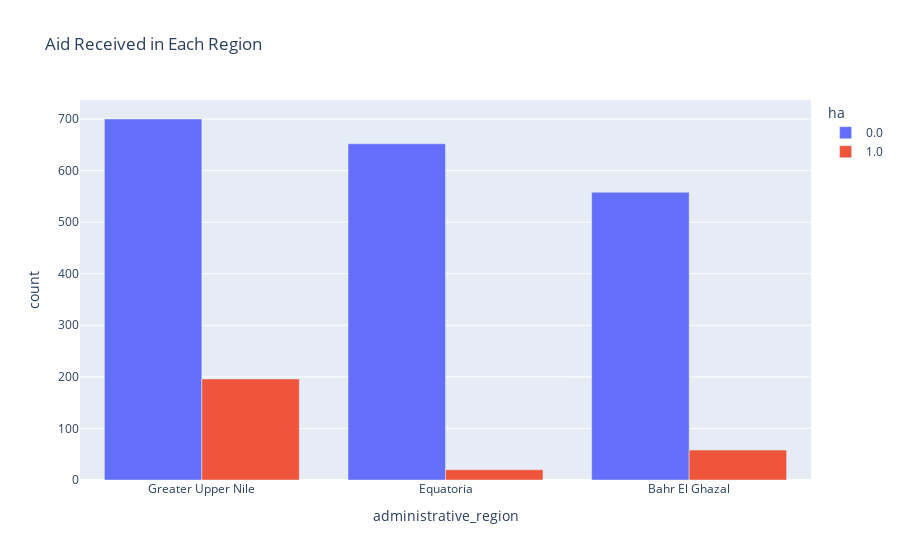

The notebook cell saved with this chart:
### Code cell
e = food_updated[food_updated['ha'].notnull()]
e['ha'] = e['ha'].astype('string')
f = e[['administrative_region', 'ha']].value_counts()
g = f.to_frame(name='count').reset_index()
fig_freq = px.bar(g, x="administrative_region", y="count", color="ha", barmode="group", title='Aid Received in Each Region')
fig_freq.show()

### Figure 1 — Plotly figure (JSON) as saved in the notebook; plotly's stock layout.template omitted (floating-point values rounded to 4 significant figures)
{"data": [{"alignmentgroup": "True", "hovertemplate": "ha=0.0<br>administrative_region=%{x}<br>count=%{y}<extra></extra>", "legendgroup": "0.0", "marker": {"color": "#636efa", "pattern": {"shape": ""}}, "name": "0.0", "offsetgroup": "0.0", "orientation": "v", "showlegend": true, "textposition": "auto", "type": "bar", "x": ["Greater Upper Nile", "Equatoria", "Bahr El Ghazal"], "xaxis": "x", "y": [700, 652, 558], "yaxis": "y"}, {"alignmentgroup": "True", "hovertemplate": "ha=1.0<br>administrative_region=%{x}<br>count=%{y}<extra></extra>", "legendgroup": "1.0", "marker": {"color": "#EF553B", "pattern": {"shape": ""}}, "name": "1.0", "offsetgroup": "1.0", "orientation": "v", "showlegend": true, "textposition": "auto", "type": "bar", "x": ["Greater Upper Nile", "Bahr El Ghazal", "Equatoria"], "xaxis": "x", "y": [196, 58, 20], "yaxis": "y"}], "layout": {"barmode": "group", "legend": {"title": {"text": "ha"}, "tracegroupgap": 0}, "title": {"text": "Aid Received in Each Region"}, "xaxis": {"anchor": "y", "domain": [0, 1], "title": {"text": "administrative_region"}}, "yaxis": {"anchor": "x", "domain": [0, 1], "title": {"text": "count"}}}}
